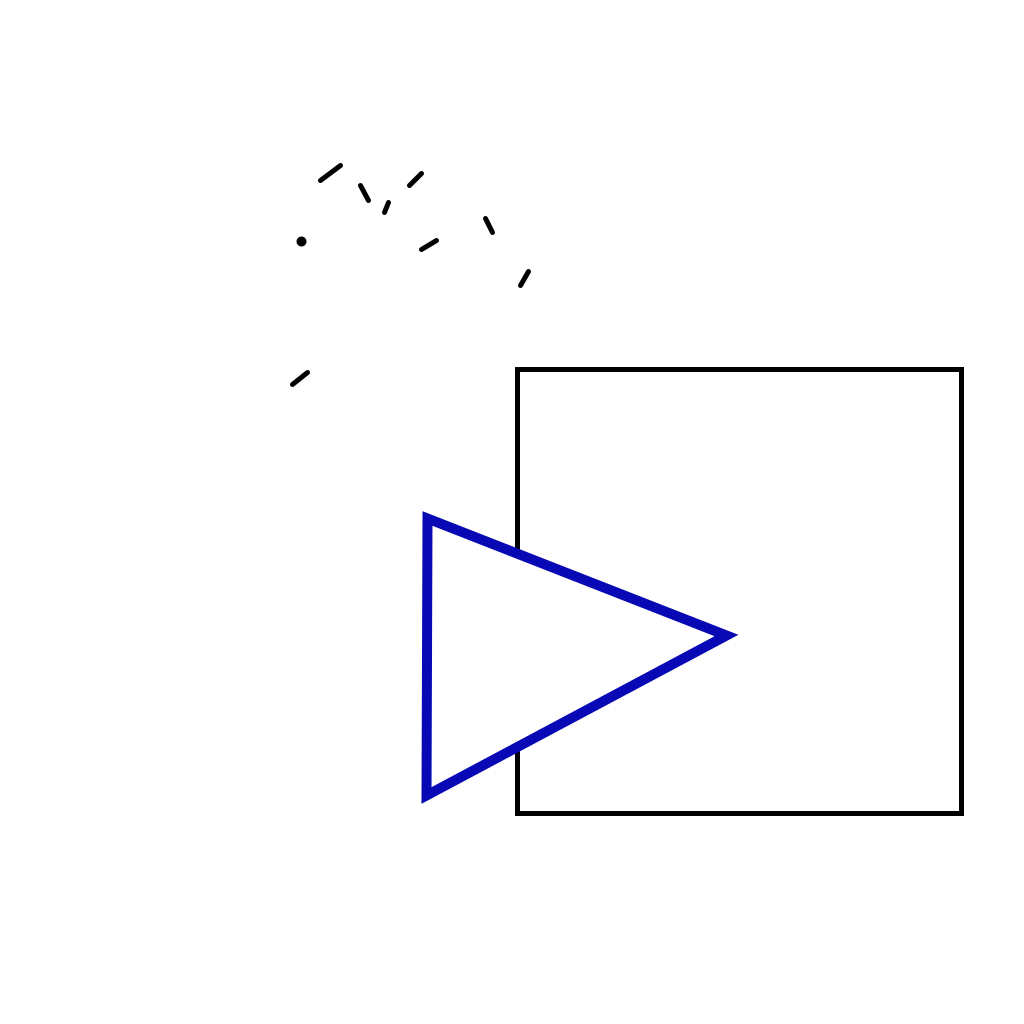
Frame 1 (no input)
Frame 60 (the mouse pressed at the canvas centre just before this capture): identical to frame 1, image omitted
Frame 120 (the mouse held since frame 60 and released just before this capture): identical to frame 1, image omitted

The Processing sketch that drew this single still picture (run headless with seeded random() and noise(); from frame 60 on, the mouse is pressed at the canvas centre):

// Processing sketch: setupCanvasBasics_240129a
// ── setupCanvasBasics_240129a.pde
// Kazimir Malevich, Black Square Blue Triangle

void setup() {
  size(1024, 1024);
}

void draw() {
  background(#FFFFFF);
  
  stroke(#000000);
  strokeWeight(5); 
  square(517, 369, 444);
  line(320, 180, 340, 165);
  line(368, 200, 360, 185);
  line(421, 173, 409, 185);
  line(492, 232, 485, 218);
  line(384, 212, 388, 202);
  line(520, 285, 528, 271);
  line(421, 249, 436, 240);
  line(292, 384, 307, 372);


  strokeWeight(10);
  point(301, 241);
  stroke(#0808b4);
  triangle(726, 635, 427, 518, 426, 795);
  
  // This saves the canvas as an image on the first frame of the program.
  if (frameCount == 1) {
    save("blackSquareBlueTriangleOutput.png");
  }
}
